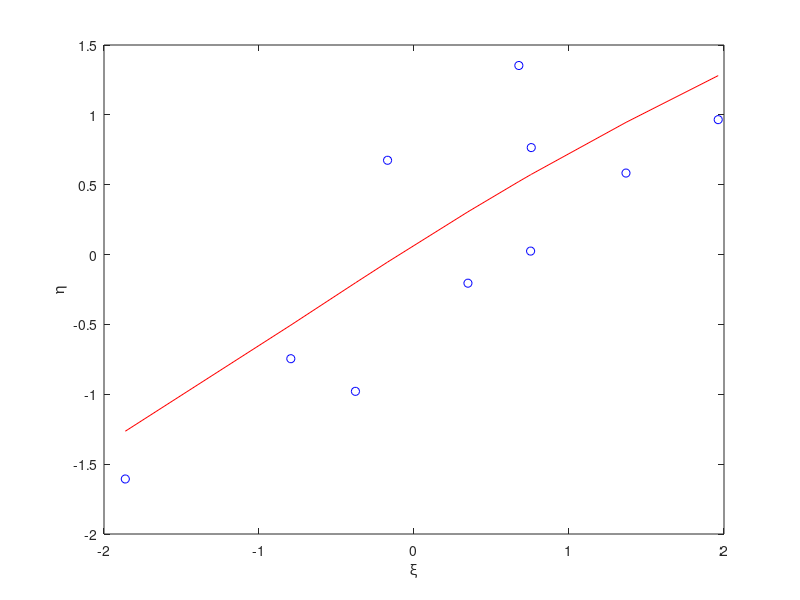

This chart was generated by the following MATLAB code:
m = 10; 
% numarul de măsurători
A = zeros(m, 2); 
%in A stochez ξ și f(ξ)

for i = 1 : m
    A(i, 1) = randn(1); 
    % generez ξ
    A(i, 2) = sin(A(i, 1)) + cos(A(i, 1)); 
    % calculez f(ξ)
end

alfa_gen = randn() 
% Parametrul α (aleator)
beta_gen = randn()
% Parametrul β (aleator)
eta = alfa_gen * A(:, 1) + beta_gen * A(:, 2) + 0.5 * randn(m, 1); 
% η = αξ + βf(ξ) dat de problema
% 0.5 * randn(m, 1) este "zgomotul", pentru a imita erorile din realitate

A(:, 1)

param = A \ eta; 
% Rezolvăm sistemul supradeterminat cu CMMP
alfa_est = param(1)
% Estimarea lui α
beta_est = param(2) 
% Estimarea lui β

xi = A(:, 1)
%valorile ξ

plot(xi, eta, 'o', 'MarkerSize', 6, 'MarkerEdgeColor', 'b'); 
hold on;
xi_sortat = sort(xi); 
% sortez valorile ξ pentru a obtine o linie continua ordonata, nu haotica

eta_est = alfa_est * xi_sortat + beta_est * (sin(xi_sortat) + cos(xi_sortat)); 
% Calculez valorile pe linia modelului
plot(xi_sortat, eta_est, '-r'); 
xlabel('\xi');
ylabel('\eta');
hold off;
